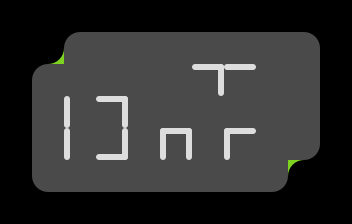

Below is a game level as drawn by its tile map, then a one-line description and the .tmx that defines it (tile-layer data replaced by summaries):
An orthogonal 11x7 tile map with 32x32 px tiles, 5 tile layers (grid, walls, zonemap, blockrounded, ...) and 10 objects (6x goal, 2x portal, player, twostep).

<map version="1.0" orientation="orthogonal" width="11" height="7" tilewidth="32" tileheight="32">
 <properties>
  <property name="_mode" value="" />
  <property name="_title" value="test" />
  <property name="_zone" value="" />
 </properties>
 <tileset firstgid="1" name="cells" tilewidth="32" tileheight="32">
  <image source="../cells.png" trans="ff00ff" width="128" height="384" />
 </tileset>
 <layer name="grid" width="11" height="7">
  <data>[77 cells, 77 non-empty, 8 distinct tile ids]</data>
 </layer>
 <layer name="walls" width="11" height="7">
  <data>[77 cells, 0 non-empty, 0 distinct tile ids]</data>
 </layer>
 <layer name="zonemap" width="11" height="7">
  <data>[77 cells, 0 non-empty, 0 distinct tile ids]</data>
 </layer>
 <layer name="blockrounded" width="11" height="7">
  <data>[77 cells, 2 non-empty, 2 distinct tile ids]</data>
 </layer>
 <layer name="cellrounded" width="11" height="7">
  <data>[77 cells, 6 non-empty, 4 distinct tile ids]</data>
 </layer>
 <objectgroup name="players" width="11" height="7">
  <object type="player" x="47" y="79" />
 </objectgroup>
 <objectgroup name="enemies" width="11" height="7">
  <object type="twostep" x="269" y="174" />
 </objectgroup>
 <objectgroup name="items" width="11" height="7">
  <object type="goal" x="241" y="82" />
  <object type="goal" x="207" y="81" />
  <object type="goal" x="176" y="144" />
  <object type="goal" x="238" y="146" />
  <object type="goal" x="114" y="143" />
  <object type="goal" x="108" y="116" />
 </objectgroup>
 <objectgroup name="powerups" width="11" height="7" />
 <objectgroup name="portals" width="11" height="7">
  <object type="portal" x="46" y="114">
   <ellipse />
  </object>
  <object type="portal" x="300" y="112">
   <ellipse />
  </object>
 </objectgroup>
 <objectgroup name="cells" width="11" height="7" />
</map>
